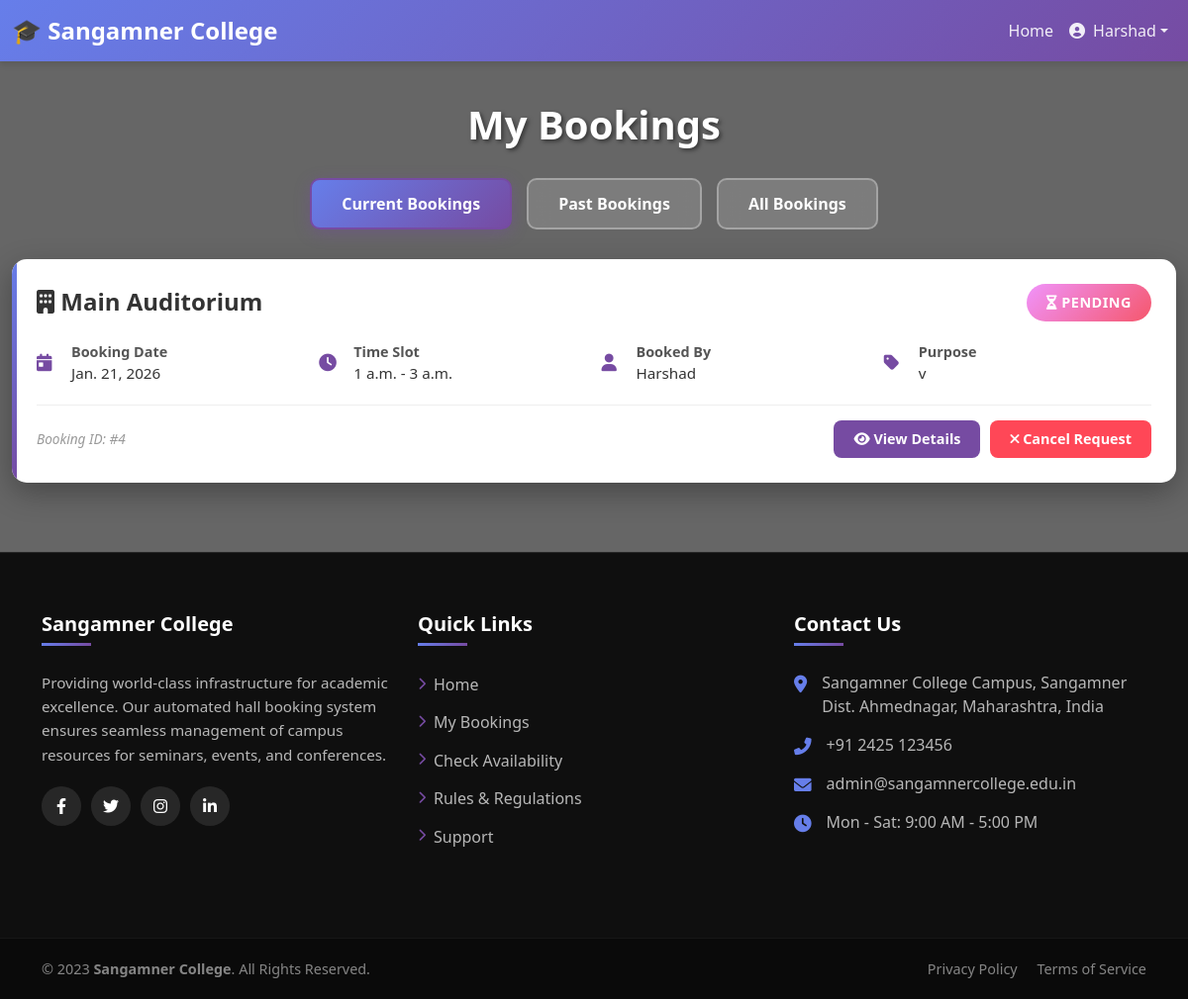
The page /mybooking/ (signed in) on the database as committed earlier.
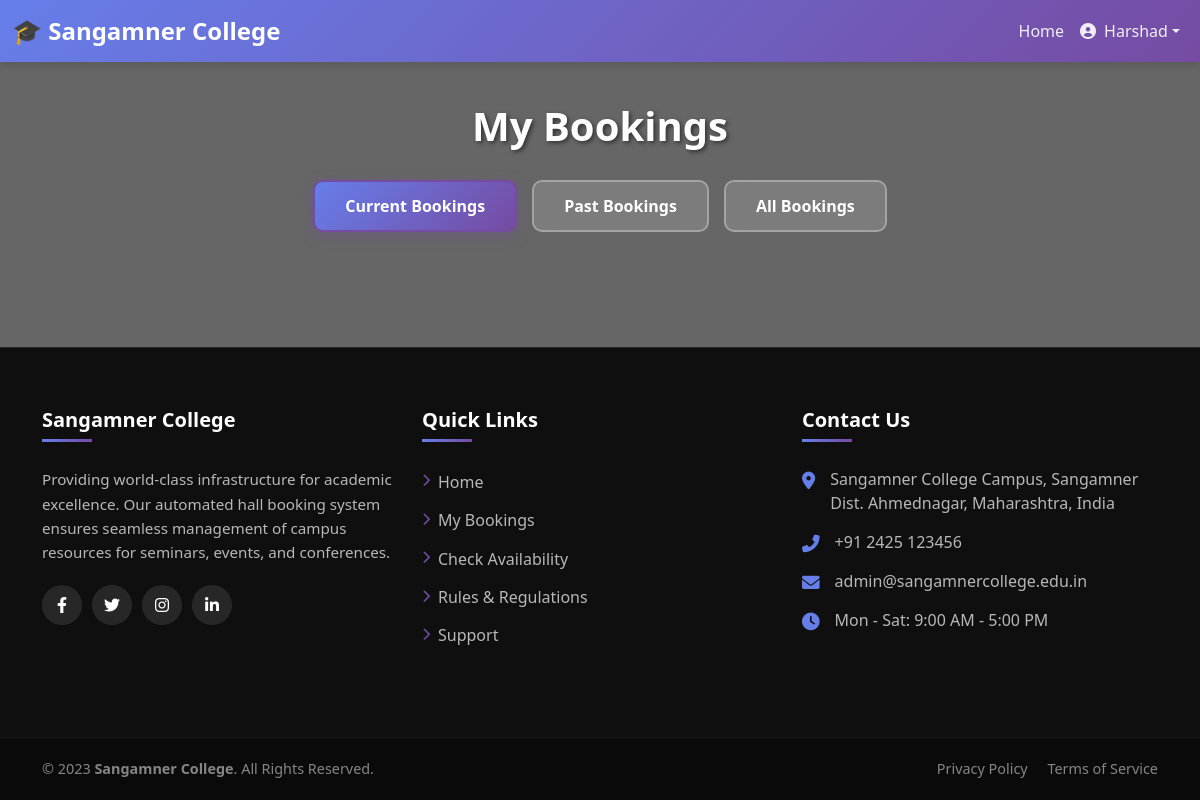
The same page on the database as committed later.
### hallapp/models.py (models this page shows, shortened)
class Booking(models.Model):
    STATUS_CHOICES = (
        ('PENDING', 'Pending'),
        ('APPROVED', 'Approved'),
        ('REJECTED', 'Rejected'),
        ('COMPLETED', 'Completed'),
        ('CANCELLED', 'Cancelled'),
    )
    STAGE_CHOICES = (
        ('Large', 'Large'),
        ('Small', 'Small'),
    )
    CHAIR_CHOICES = (
        ('Wheel', 'Wheel'),
        ('Fiber', 'Fiber'),
    )
    user = models.ForeignKey(User, on_delete=models.CASCADE, related_name='bookings')
    hall = models.ForeignKey(Hall, on_delete=models.CASCADE, related_name='bookings')
    event_name = models.CharField(max_length=200)
    department = models.CharField(max_length=100)
    coordinator_name = models.CharField(max_length=100, verbose_name="Program Head / Coordinator")
    coordinator_mobile = models.CharField(max_length=15)
    booking_date = models.DateField()
    start_time = models.TimeField()
    end_time = models.TimeField()
    stage_size = models.CharField(max_length=10, choices=STAGE_CHOICES, blank=True)
    audience_count = models.PositiveIntegerField(default=0)
    chair_type = models.CharField(max_length=10, choices=CHAIR_CHOICES, blank=True)
    chair_count = models.PositiveIntegerField(default=0)
    mic_count = models.PositiveIntegerField(default=0)
    speaker_count = models.PositiveIntegerField(default=0)
    projector_count = models.PositiveIntegerField(default=0)
    laptop_count = models.PositiveIntegerField(default=0)
    req_agarbatti = models.BooleanField(default=False, verbose_name="Incense Sticks (Agarbatti)")
    req_matchbox = models.BooleanField(default=False, verbose_name="Matchbox")
    req_oil = models.BooleanField(default=False, verbose_name="Oil")
    req_wati = models.BooleanField(default=False, verbose_name="Cotton Wicks (Wati)")
    req_kapur = models.BooleanField(default=False, verbose_name="Camphor (Kapur)")
    req_satarangi = models.CharField(max_length=100, blank=True, verbose_name="Satarangi/Mat")
    req_carpet = models.BooleanField(default=False, verbose_name="Red Carpet")
    req_mandap = models.BooleanField(default=False, verbose_name="Mandap")
    req_saraswati_photo = models.BooleanField(default=False, verbose_name="Saraswati Photo")
    req_samai = models.BooleanField(default=False, verbose_name="Traditional Lamp (Samai)")
    status = models.CharField(max_length=20, choices=STATUS_CHOICES, default='PENDING')
    rejection_reason = models.TextField(blank=True, null=True)
    approved_by = models.ForeignKey(User, on_delete=models.SET_NULL, null=True, blank=True, related_name='approved_bookings')
    approved_at = models.DateTimeField(null=True, blank=True)
    rejected_by = models.ForeignKey(User, on_delete=models.SET_NULL, null=True, blank=True, related_name='rejected_bookings')
    rejected_at = models.DateTimeField(null=True, blank=True)
    created_at = models.DateTimeField(auto_now_add=True)
    updated_at = models.DateTimeField(auto_now=True)
    class Meta:
        ordering = ['-booking_date', '-start_time']

class Hall(models.Model):
    name = models.CharField(max_length=100)  # e.g., "Main Auditorium"
    capacity = models.IntegerField()         # e.g., 500
    location = models.CharField(max_length=100) # e.g., "Block A"
    description = models.TextField(blank=True)
    facilities = models.CharField(max_length=255, help_text="e.g., AC, Sound System, WiFi")
    is_active = models.BooleanField(default=True)

class User(AbstractUser):
    department = models.CharField(max_length=100, blank=True, null=True)
    phone_number = models.CharField(max_length=15, blank=True, null=True)

### hallapp/views.py (the view)
# urls.py: path('mybooking/', views.my_bookings, name='mybooking'),
@login_required
def my_bookings(request):
    bookings = Booking.objects.filter(user=request.user).order_by('-booking_date')
    return render(request, 'mybooking.html', {'bookings': bookings})

### hallapp/templates/mybooking.html (shortened to what the changed rows need)
<!doctype html>
<html lang="en">
{% load static %}
<head>
  <link href="https://cdn.jsdelivr.net/npm/bootstrap@5.1.3/dist/css/bootstrap.min.css" rel="stylesheet">
  <link rel="stylesheet" href="https://cdnjs.cloudflare.com/ajax/libs/font-awesome/6.0.0/css/all.min.css">
</head>
<body>
  <h1 class="page-title">My Bookings</h1>
  <div class="content-wrapper">
    <div class="container bookings-container">
      <div id="current-tab" class="tab-content-section active">
        {% if bookings %}
        {% for booking in bookings %}
        {% if booking.status == 'PENDING' or booking.status == 'APPROVED' %}
        <div class="booking-card">
          <div class="booking-header">
            <h3 class="hall-name"><i class="fas fa-building"></i> {{ booking.hall.name }}</h3>
            <span
              class="status-badge
                  {% if booking.status == 'APPROVED' %}status-confirmed{% elif booking.status == 'PENDING' %}status-pending{% elif booking.status == 'REJECTED' %}status-rejected{% else %}status-completed{% endif %}">
              <i
                class="fas
                    {% if booking.status == 'APPROVED' %}fa-check-circle{% elif booking.status == 'PENDING' %}fa-hourglass-half{% elif booking.status == 'REJECTED' %}fa-times-circle{% else %}fa-check-double{% endif %}"></i>
              {{ booking.get_status_display }}
            </span>
          </div>
          <div class="booking-details">
            <div class="detail-item">
              <i class="fas fa-calendar-day"></i>
              <div>
                <div class="detail-label">Booking Date</div>
                <div class="detail-value">{{ booking.booking_date }}</div>
              </div>
            </div>
            <div class="detail-item">
              <i class="fas fa-clock"></i>
              <div>
                <div class="detail-label">Time Slot</div>
                <div class="detail-value">{{ booking.start_time }} - {{ booking.end_time }}</div>
              </div>
            </div>
            <div class="detail-item">
              <i class="fas fa-user"></i>
              <div>
                <div class="detail-label">Booked By</div>
                <div class="detail-value">{{ booking.user.get_full_name|default:booking.user.username }}</div>
              </div>
            </div>
            <div class="detail-item">
              <i class="fas fa-tag"></i>
              <div>
                <div class="detail-label">Purpose</div>
                <div class="detail-value">{{ booking.event_name }}</div>
              </div>
            </div>
          </div>
          <div class="booking-footer">
            <span class="booking-id">Booking ID: #{{ booking.id }}</span>
            <div class="action-buttons">
              <button class="btn-action btn-view" onclick="viewDetails('#{{ booking.id }}')">
                <i class="fas fa-eye"></i> View Details
              </button>
              {% if booking.status == 'PENDING' %}
              <button class="btn-action btn-cancel" onclick="cancelBooking('#{{ booking.id }}')">
                <i class="fas fa-times"></i> Cancel Request
              </button>
              {% endif %}
            </div>
          </div>
        </div>
        {% endif %}
        {% endfor %}
        {% else %}
        <div class="empty-state">
          <i class="fas fa-calendar-times"></i>
          <h3>No Current Bookings</h3>
          <p>You don't have any current bookings. Make a new booking to get started!</p>
        </div>
        {% endif %}
      </div>
    </div>
  </div>
</body>
</html>

Rows that differ between the two databases and show on the page:
no longer on this page (row edited): Booking: hall.name "Main Auditorium", status "PENDING", booking_date "Jan. 21, 2026", start_time "1 a.m.", end_time "3 a.m.", user.get_full_name "Harshad", event_name "v", id "4"
